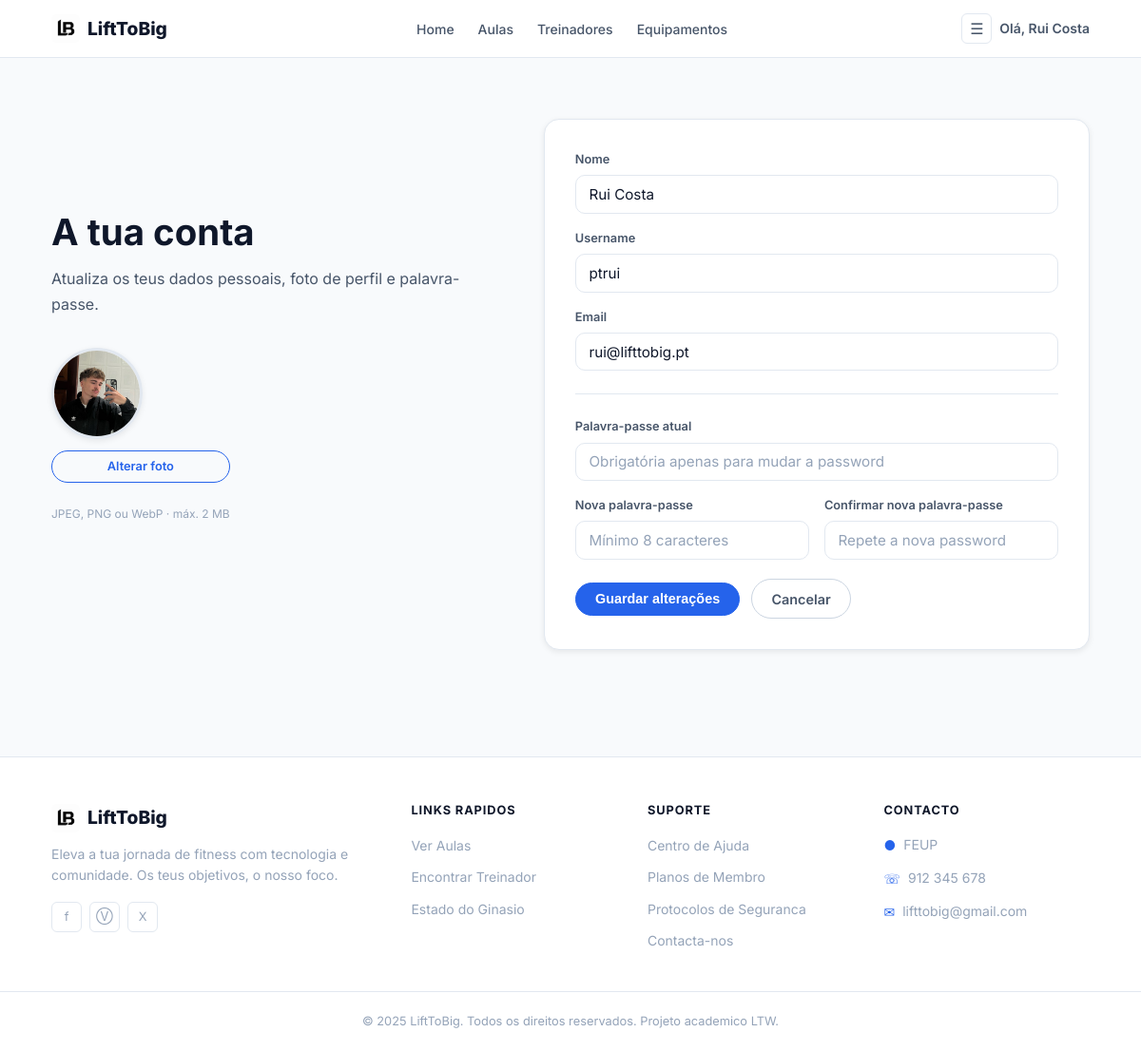
The app's page /pages/account.php (signed in) with its own data.
### tables this page shows
CREATE TABLE user (
  id INTEGER PRIMARY KEY AUTOINCREMENT,
  name TEXT NOT NULL,
  email TEXT NOT NULL UNIQUE,
  password_hash TEXT NOT NULL,
  role TEXT NOT NULL CHECK (role IN ('member', 'trainer', 'admin')),
  photo TEXT,
  is_active INTEGER NOT NULL DEFAULT 1,
  created_at DATETIME DEFAULT CURRENT_TIMESTAMP
, username TEXT);

### database/User.php (called while the page is built, shortened)
<?php
class User {
    public static function findById(PDO $db, int $id): ?array {
        $stmt = $db->prepare('
            SELECT id, name, username, email, password_hash, role, photo, is_active, created_at
            FROM user
            WHERE id = ?
        ');
        $stmt->execute([$id]);
        $user = $stmt->fetch(PDO::FETCH_ASSOC);
        return $user ?: null;
    }
}

### utils/session.php (called while the page is built, shortened)
<?php
function getOldInput(array $defaults = []): array {
    $oldInput = $_SESSION['old_input'] ?? [];
    return array_merge($defaults, $oldInput);
}
function getUserId(): ?int {
    return isset($_SESSION['user_id']) ? (int) $_SESSION['user_id'] : null;
}

### pages/account.php (the view, shortened to what this page needs)
<?php
require_once __DIR__ . '/../database/connection.php';
require_once __DIR__ . '/../database/User.php';
require_once __DIR__ . '/../utils/session.php';
$db = getDB();
$user = User::findById($db, getUserId());
$old = getOldInput([
  'name' => $user['name'],
  'username' => $user['username'],
  'email' => $user['email'],
]);
$userInitial = function_exists('mb_substr')
  ? mb_strtoupper(mb_substr($user['name'], 0, 1))
  : strtoupper(substr($user['name'], 0, 1));
require __DIR__ . '/../templates/header.php';
?>
  <main>
    <section class="account" aria-labelledby="account-heading">
      <div class="container account-inner">
        <div class="account-heading">
          <h1 id="account-heading">A tua conta</h1>
          <p>Atualiza os teus dados pessoais, foto de perfil e palavra-passe.</p>
          <div class="account-avatar-wrap">
            <?php if (!empty($user['photo'])): ?>
              <img
                src="<?= htmlspecialchars($user['photo']) ?>"
                alt="Foto de perfil de <?= htmlspecialchars($user['name']) ?>"
                class="account-avatar"
                id="avatar-preview"
              />
            <?php else: ?>
              <div class="account-avatar account-avatar-placeholder" id="avatar-preview" aria-hidden="true">
                <?= htmlspecialchars($userInitial) ?>
              </div>
            <?php endif; ?>
            <form
              action="../actions/action_upload_photo.php"
              method="POST"
              enctype="multipart/form-data"
              class="avatar-upload-form"
              id="avatar-upload-form"
            >
              <label for="photo" class="btn btn-outline btn-sm avatar-upload-btn" title="Alterar foto de perfil">
                Alterar foto
              </label>
              <p class="avatar-upload-hint">JPEG, PNG ou WebP · máx. 2 MB</p>
            </form>
          </div>
        </div>
        <div class="account-panel">
          <form action="../actions/action_update_account.php" method="POST" class="account-form">
            <div class="form-group">
              <label for="name">Nome</label>
              <input type="text" id="name" name="name" value="<?= htmlspecialchars($old['name']) ?>" required />
            </div>
            <div class="form-group">
              <label for="username">Username</label>
              <input type="text" id="username" name="username" value="<?= htmlspecialchars($old['username']) ?>" required />
            </div>
            <div class="form-group">
              <label for="email">Email</label>
              <input type="email" id="email" name="email" value="<?= htmlspecialchars($old['email']) ?>" required />
            </div>
            <div class="account-divider"></div>
            <div class="form-group">
              <label for="current_password">Palavra-passe atual</label>
              <input type="password" id="current_password" name="current_password" placeholder="Obrigatória apenas para mudar a password" />
            </div>
            <div class="form-row">
              <div class="form-group">
                <label for="new_password">Nova palavra-passe</label>
                <input type="password" id="new_password" name="new_password" placeholder="Mínimo 8 caracteres" />
              </div>
              <div class="form-group">
                <label for="new_password_confirm">Confirmar nova palavra-passe</label>
                <input type="password" id="new_password_confirm" name="new_password_confirm" placeholder="Repete a nova password" />
              </div>
            </div>
            <div class="form-actions">
              <button type="submit" class="btn btn-primary">Guardar alterações</button>
              <a href="landingpage.php" class="btn btn-ghost">Cancelar</a>
            </div>
          </form>
        </div>
      </div>
    </section>
  </main>
<?php require __DIR__ . '/../templates/footer.php'; ?>

### css/base.css (style rules this page uses)
:root { --color-primary: #2563eb; --color-primary-dark: #1d4ed8; --color-primary-light: #eff6ff; --color-bg: #ffffff; --color-bg-soft: #f8fafc; --color-bg-blue: #eff6ff; --color-surface: #ffffff; --color-border: #e2e8f0; --color-border-strong: #cbd5e1; --color-text: #0f172a; --color-text-secondary: #475569; --color-text-muted: #94a3b8; --color-success: #16a34a; --color-success-bg: #f0fdf4; --color-warning: #d97706; --color-warning-bg: #fffbeb; --font-body: 'Inter', 'Segoe UI', system-ui, -apple-system, sans-serif; --space-xl: 4rem; --radius-sm: 6px; --radius-md: 10px; --radius-lg: 16px; --radius-xl: 24px; --radius-full: 9999px; --shadow-sm: 0 2px 6px rgba(0,0,0,.08); --shadow-md: 0 6px 14px rgba(0,0,0,.10); --shadow-lg: 0 10px 25px rgba(0,0,0,.12); --container-max: 1140px; --container-pad: 1.5rem; }
*, *::before, *::after { box-sizing: border-box; margin: 0; padding: 0; }
body { font-family: var(--font-body); background-color: var(--color-bg); color: var(--color-text); line-height: 1.6; min-height: 100vh; }
h1, h2, h3, h4, h5, h6 { font-weight: 700; line-height: 1.2; color: var(--color-text); }
h1 { font-size: 3.25rem; }
p { font-size: 1rem; color: var(--color-text-secondary); line-height: 1.7; }
a { color: var(--color-primary); text-decoration: none; transition: color .2s; }
img { max-width: 100%; display: block; }
.container { max-width: var(--container-max); margin-inline: auto; padding-inline: var(--container-pad); }

### css/components.css (style rules this page uses)
.btn { display: inline-flex; align-items: center; justify-content: center; gap: .4em; font-size: .9rem; font-weight: 600; padding: .6em 1.4em; border-radius: var(--radius-full); border: 1px solid transparent; cursor: pointer; white-space: nowrap; transition: .2s; }
.btn-primary { background: var(--color-primary); color: #fff; border-color: var(--color-primary); }
.btn-outline { background: transparent; color: var(--color-primary); border-color: var(--color-primary); }
.btn-ghost { background: transparent; color: var(--color-text-secondary); border-color: var(--color-border-strong); }
.btn-sm { font-size: .8rem; padding: .45em 1em; }
label { display: block; font-size: .8rem; font-weight: 600; color: var(--color-text-secondary); margin-bottom: .35rem; }
.form-group { display: flex; flex-direction: column; }
.form-row { display: grid; grid-template-columns: 1fr 1fr; gap: 1rem; }
input[type="text"], input[type="email"], input[type="password"], input[type="search"], input[type="number"], input[type="tel"], select, textarea { display: block; width: 100%; font-family: var(--font-body); font-size: .95rem; color: var(--color-text); background: var(--color-bg); border: 1px solid var(--color-border); border-radius: var(--radius-md); padding: .65em .9em; transition: .2s; }
input::placeholder, textarea::placeholder { color: var(--color-text-muted); }
.form-actions { margin-top: .25rem; }

### css/account.css (style rules this page uses)
.account { padding: 4rem 0 7rem; background: var(--color-bg-soft); }
.account-inner { display: grid; grid-template-columns: minmax(0, .9fr) minmax(0, 1.1fr); gap: 3rem; align-items: start; }
.account-heading { max-width: 480px; }
.account-heading h1 { margin-top: 6rem; font-size: 2.4rem; }
.account-heading p { margin-top: .8rem; }
.account-panel { background: var(--color-surface); border: 1px solid var(--color-border); border-radius: var(--radius-lg); box-shadow: var(--shadow-sm); padding: 2rem; }
.account-form { display: flex; flex-direction: column; gap: 1rem; }
.account-divider { height: 1px; background: var(--color-border); margin: .5rem 0; }
.account .form-actions { display: flex; align-items: center; flex-wrap: wrap; gap: .75rem; }
.account-avatar { width: 96px; height: 96px; border-radius: 50%; object-fit: cover; border: 3px solid var(--color-border); box-shadow: var(--shadow-sm); display: flex; align-items: center; justify-content: center; }
.account-avatar-wrap { margin-top: 2rem; display: flex; flex-direction: column; align-items: flex-start; gap: .75rem; }
.avatar-upload-form { display: flex; flex-direction: column; gap: .3rem; }
.avatar-upload-btn { cursor: pointer; }
.avatar-upload-hint { font-size: .75rem; color: var(--color-text-muted); }

### records on screen
user: photo (picture), name "Rui Costa", username "ptrui", email "rui@lifttobig.pt"

### other values on screen
$link['label'] "Home"
$link['label'] "Aulas"
$link['label'] "Treinadores"
$link['label'] "Equipamentos"
$userName "Rui Costa"
